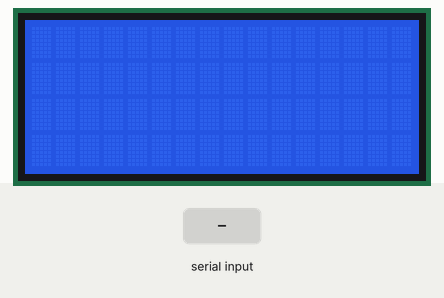
Simulated run of this sketch. Board: Arduino Uno, built with avr-gcc and run on an emulated ATmega328P. Shown: 16×4 character LCD. Inputs (shaded band) come from the test bench.

Above: at 1.2 s.
1.3 s: "1" received over Serial
3.8 s: "0" received over Serial
At 6.5 s:
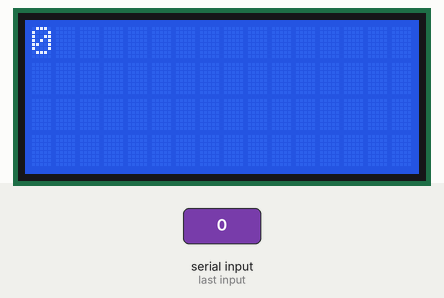
6.8 s: "2" received over Serial
At 9.4 s:
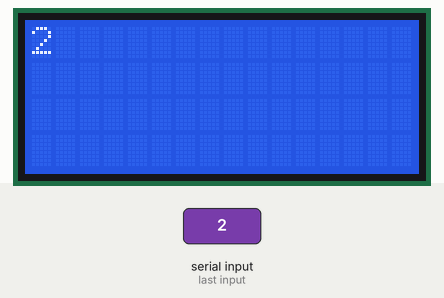
Timing chart, 0 to 10.9 s (numbered marks = the images above; inputs shaded):
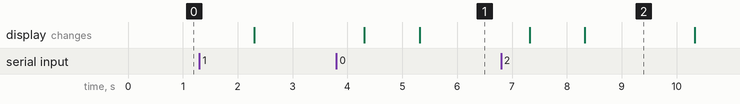

Measured:
- after the input at 3.8 s, the display: first differs from a run without the input after 1.5 s (image 1)
- after the input at 6.8 s, the display: first differs from a run without the input after 1.5 s (image 2)

The sketch:

Homework4.ino
```cpp
#include <LiquidCrystal.h>

#define RS 12
#define EN 10

#define D4 7
#define D5 6
#define D6 5
#define D7 4

LiquidCrystal lcd(RS, EN, D4, D5, D6, D7);
String message = "";

void setup() {
  Serial.begin(9600);
  lcd.begin(16, 4);
}

void loop() {
  delay(10);

  if (Serial.available()) {
    message = Serial.readString();
    lcd.print(message);
    delay(2000);
    lcd.clear();
  }
}
```
